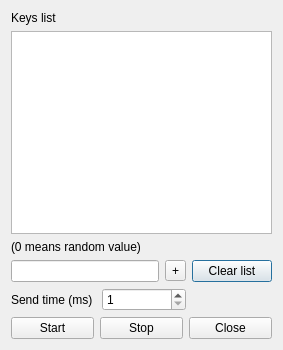
<ui version="4.0" >
 <class>loadTest</class>
 <widget class="QDialog" name="loadTest" >
  <property name="geometry" >
   <rect>
    <x>0</x>
    <y>0</y>
    <width>283</width>
    <height>350</height>
   </rect>
  </property>
  <property name="windowTitle" >
   <string>Load testing</string>
  </property>
  <layout class="QGridLayout" >
   <item row="0" column="0" >
    <widget class="QLabel" name="label" >
     <property name="text" >
      <string>Keys list</string>
     </property>
    </widget>
   </item>
   <item row="1" column="0" colspan="2" >
    <widget class="QListWidget" name="keysList" />
   </item>
   <item row="2" column="0" >
    <widget class="QLabel" name="label_3" >
     <property name="text" >
      <string>(0 means random value)</string>
     </property>
    </widget>
   </item>
   <item row="3" column="0" >
    <layout class="QHBoxLayout" >
     <item>
      <widget class="QLineEdit" name="key" />
     </item>
     <item>
      <widget class="QToolButton" name="addKey" >
       <property name="text" >
        <string>+</string>
       </property>
       <property name="toolButtonStyle" >
        <enum>Qt::ToolButtonTextOnly</enum>
       </property>
      </widget>
     </item>
    </layout>
   </item>
   <item row="3" column="1" >
    <widget class="QPushButton" name="clearList" >
     <property name="text" >
      <string>Clear list</string>
     </property>
    </widget>
   </item>
   <item row="4" column="0" >
    <layout class="QHBoxLayout" >
     <item>
      <widget class="QLabel" name="label_2" >
       <property name="text" >
        <string>Send time (ms)</string>
       </property>
      </widget>
     </item>
     <item>
      <widget class="QSpinBox" name="sendTimer" >
       <property name="minimum" >
        <number>1</number>
       </property>
       <property name="maximum" >
        <number>100000</number>
       </property>
      </widget>
     </item>
    </layout>
   </item>
   <item row="5" column="0" colspan="2" >
    <layout class="QHBoxLayout" >
     <item>
      <widget class="QPushButton" name="start" >
       <property name="text" >
        <string>Start</string>
       </property>
      </widget>
     </item>
     <item>
      <widget class="QPushButton" name="stop" >
       <property name="text" >
        <string>Stop</string>
       </property>
      </widget>
     </item>
     <item>
      <widget class="QPushButton" name="close" >
       <property name="text" >
        <string>Close</string>
       </property>
      </widget>
     </item>
    </layout>
   </item>
  </layout>
 </widget>
 <resources/>
 <connections>
  <connection>
   <sender>close</sender>
   <signal>clicked()</signal>
   <receiver>loadTest</receiver>
   <slot>hide()</slot>
   <hints>
    <hint type="sourcelabel" >
     <x>268</x>
     <y>274</y>
    </hint>
    <hint type="destinationlabel" >
     <x>199</x>
     <y>149</y>
    </hint>
   </hints>
  </connection>
  <connection>
   <sender>clearList</sender>
   <signal>clicked()</signal>
   <receiver>keysList</receiver>
   <slot>clear()</slot>
   <hints>
    <hint type="sourcelabel" >
     <x>227</x>
     <y>203</y>
    </hint>
    <hint type="destinationlabel" >
     <x>137</x>
     <y>105</y>
    </hint>
   </hints>
  </connection>
 </connections>
</ui>
